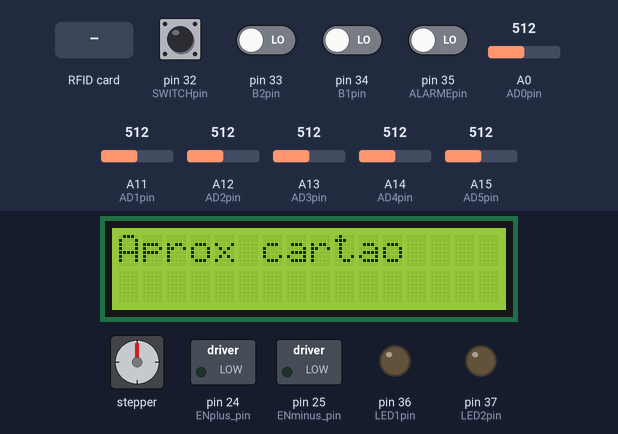
A sketch run on a simulated Arduino Mega 2560, built with avr-gcc and run on an emulated ATmega2560. Parts: stepper motor, 16×2 character LCD, switched loads named in the sketch (green lamp = pin HIGH), output pins drawn as LEDs (lit = HIGH). Wiring (inferred from the names in the program): stepper motor (200 steps per turn assumed): coils pin 26, pin 28, pin 27, pin 29. The inputs (shaded band) are chosen by the test bench; at power-on: pin 32 (SWITCHpin), pin 33 (B2pin), pin 34 (B1pin), pin 35 (ALARMEpin) LOW, A0 (AD0pin) = 512, A11 (AD1pin) = 512, A12 (AD2pin) = 512, A13 (AD3pin) = 512, A14 (AD4pin) = 512, A15 (AD5pin) = 512. The local clock reads 2024-03-15 10:24:30 at power-on unless the sketch sets it; pins used as bus, display or sensor lines are not drawn; what the sketch prints to the serial monitor is not drawn.

Above: at 0.8 s.
0.9 s: RFID card 5E 7A 19 C4 held to the reader
At 3.1 s:
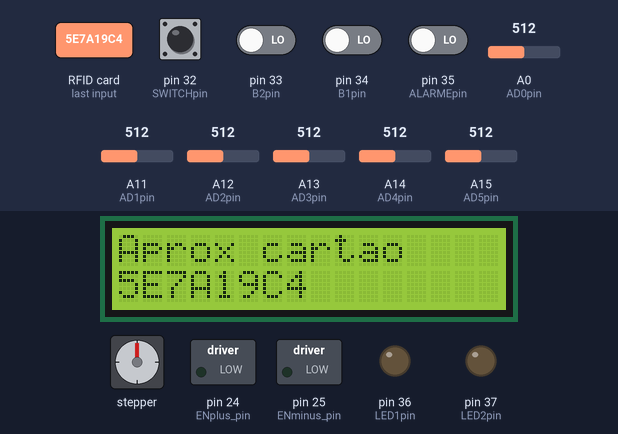
3.4 s: pin 32 (SWITCHpin) pulled HIGH for 3.2 s
At 8.4 s:
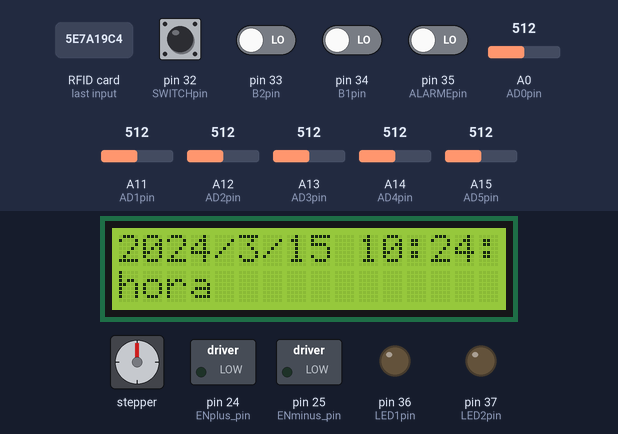
9.0 s: pin 32 (SWITCHpin) pulled HIGH for 0.15 s
At 13.2 s:
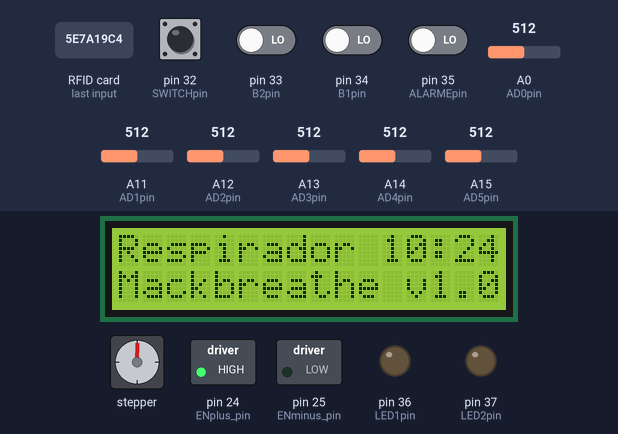
15.1 s: pin 32 (SWITCHpin) driven LOW
21.1 s: pin 33 (B2pin) driven LOW
Timing chart, 0 to 24.0 s (numbered marks = the images above; inputs shaded):
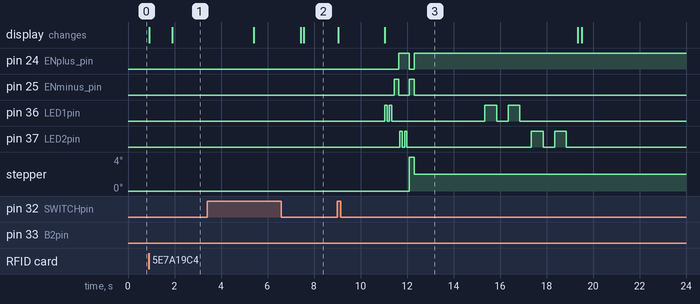

Measured:
- after the input at 0.9 s, the display: first changes at once (image 1 shows a later state)
- after the input at 3.4 s, pin 24 (ENplus_pin): stays LOW (without the input it goes to HIGH after 2.6 s); pin 25 (ENminus_pin), pin 36 (LED1pin), pin 37 (LED2pin): stops changing and stays LOW; stepper: stops changing and stays 0°; the display: first changes after 2.0 s (image 2 shows a later state)
- after the input at 9.0 s, pin 24 (ENplus_pin): LOW → HIGH after 2.6 s, → LOW 0.45 s later, → HIGH 0.20 s later; pin 25 (ENminus_pin): alternates HIGH for 0.20 s and LOW for 0.45 s, 4 changes in all, then stays LOW, starting after 2.4 s
- after the input at 21.1 s, every drawn part: stays the same

The sketch:

respirador_v4.ino
```cpp
#define ci const int

#include <LiquidCrystal.h> //LCD
#include "RTClib.h" // RTC
#include <PN532_HSU.h> // NFC
#include <PN532.h>  // NFC

//Objetos
PN532_HSU pn532hsu(Serial1);
PN532 nfc(pn532hsu);
RTC_DS3231 rtc;
DateTime now;

// -----------------------------------------------

//Pinos do LCD
ci RSpin = 42;
ci Epin = 43;
ci D4pin = 44;
ci D5pin = 45;
ci D6pin = 46;
ci D7pin = 47;
LiquidCrystal lcd(RSpin, Epin, D4pin, D5pin, D6pin, D7pin);

//Pinos Step motor
ci ENplus_pin = 24;
ci ENminus_pin = 25;
ci DIRplus_pin = 26;
ci DIRminus_pin = 27;
ci PULplus_pin = 28;
ci PULminus_pin = 29;
ci stepsPerRevolution = 200;

//Pinos de Botões
ci SWITCHpin = 32;
ci ALARMEpin = 35;
ci B1pin = 34;
ci B2pin = 33;

//Pinos dos LEDs
ci LED1pin = 36;
ci LED2pin = 37;

//Pino Sensor de Pressão
ci AD0pin = A0;

//Pinos Potenciometros
ci AD1pin = A11; // IE
ci AD2pin = A12; // Pmax
ci AD3pin = A13; // Psen
ci AD4pin = A14; // BPM
ci AD5pin = A15; // O2

//Pino de referencia 2.048V e variavel com ajuste do ADC
ci REFpin = A7;
float ajuste_ADC = 0;

//Variaveis dos potenciometros
int AD0 = 0; // Pressão
int AD1 = 0; // IE
int AD2 = 0; // Pmax
int AD3 = 0; // Psen
int AD4 = 0; // BPM
int AD5 = 0; // O2

//Pinos NFC
// Serial1
// SCL = D18/TX1
// SDA = D19/RX1
uint8_t uid[] = { 0, 0, 0, 0, 0, 0, 0 }; // user ID do cartão NFC
uint8_t uidLength; // tamanho do user ID
String nomes[5] = {"hora  ", "minuto", "ano   ", "mes   ", "dia   "}; // lista de componentes da data

//Outros
bool SWITCH_hold;

// -----------------------------------------------

void setup() {
  lcd.begin(16, 2);
  Serial.begin(115200);
  init_pins();
  rtc_init();
  nfc_init();
  rotina_menus();
  ajuste_ADC = calcular_erro_ADC();
  subrotina_de_start_up();
}

void loop() {
  delay(2000);
  blink_LED(1, 500, 2);
  blink_LED(2, 500, 2);
  lcd.clear();
  while (1) {
    refresh_medidas();
    print_aligned(0, 0, AD0);
    print_aligned(5, 0, AD1);
    print_aligned(10, 0, AD2);
    print_aligned(0, 1, AD3);
    print_aligned(5, 1, AD4);
    print_aligned(10, 1, AD5);
    lcd.setCursor(14, 0);
    lcd.print(digitalRead(SWITCHpin));
    lcd.print(digitalRead(ALARMEpin));
    lcd.setCursor(14, 1);
    lcd.print(digitalRead(B1pin));
    lcd.print(digitalRead(B2pin));
  }
}

// -----------------------------------------------

void subrotina_de_start_up() {
  // Rotina que mostra nome, versão
  // e testa os LED, motor e caso o SWITCH
  // seja segurado por 2 segundos, entra na
  // rotina de calibração(não criada)
  lcd.clear();
  lcd.setCursor(0, 0); //coluna, linha
  lcd.print("Respirador ");
  lcd.print(now.hour());
  lcd.print(":");
  lcd.print(now.minute());
  lcd.setCursor(0, 1);
  lcd.print("Mackbreathe v1.0");
  blink_LED(1, 100, 2);
  voltas_motor(1, 1);
  blink_LED(2, 100, 2);
  voltas_motor(1, 0);
  delay(1000);
  if (digitalRead(SWITCHpin)) {
    delay(2000);
    if (digitalRead(SWITCHpin)) {
      subrotina_de_calibracao();
    }
  }
}

void subrotina_de_calibracao() {
  //placeholder para subrotina de calibração
  lcd.clear();
  lcd.setCursor(0, 0);
  lcd.print("<SUBROTINA>");
  lcd.setCursor(0, 1);
  lcd.print("<CALIBRACAO>");
  delay(5000);
}

int media_5_leituras(int pin) {
  // recebe um pin como input e retorna
  //a média de 5 leituras daquele pin
  int media = 0;
  for (int i = 0; i < 5; i++) {
    media = media + analogRead(pin);
    delay(5);
  }
  return media / 5;
}

void refresh_medidas() {
// atualiza todas as medidas dos ADs
  AD0 = int(media_5_leituras(AD0pin) * ajuste_ADC);
  AD1 = int(media_5_leituras(AD1pin));
  AD2 = int(media_5_leituras(AD2pin));
  AD3 = int(media_5_leituras(AD3pin));
  AD4 = int(media_5_leituras(AD4pin));
  AD5 = int(media_5_leituras(AD5pin));
}

void blink_LED(int led, int speed, int times) {
// pisca o LED "led" "times" vezes com o intervalo de "speed"
if (led == 1) {
    for (int a = 0; a < times; a++) {
      digitalWrite(LED1pin, HIGH);
      delay(speed);
      digitalWrite(LED1pin, LOW);
      delay(speed);
    }
  } else {
    for (int a = 0; a < times; a++) {
      digitalWrite(LED2pin, HIGH);
      delay(speed);
      digitalWrite(LED2pin, LOW);
      delay(speed);
    }
  }
}

void voltas_motor(int voltas, int dir) {
  // da "voltas" voltas com o motor na direção "dir"
  motorEN(1);
  motorDIR(dir);
  for (int i = 0; i < voltas * stepsPerRevolution; i++) {
    digitalWrite(PULplus_pin, HIGH);
    digitalWrite(PULminus_pin, LOW);
    delayMicroseconds(500);
    digitalWrite(PULplus_pin, LOW);
    digitalWrite(PULminus_pin, HIGH);
    delayMicroseconds(500);
  }
  motorEN(0);
  delay(50);
}

void motorEN(int i) {
  // habilita ou desabilita o motor
  if (i == 1) {
    digitalWrite(ENplus_pin, LOW);
    digitalWrite(ENminus_pin, HIGH);
  } else {
    digitalWrite(ENplus_pin, HIGH);
    digitalWrite(ENminus_pin, LOW);
  }
}

void motorDIR(int i) {
  // troca a direção do motor
  if (i == 1) {
    digitalWrite(DIRplus_pin, LOW);
    digitalWrite(DIRminus_pin, HIGH);
  } else {
    digitalWrite(DIRplus_pin, HIGH);
    digitalWrite(DIRminus_pin, LOW);
  }
}

void print_aligned(int x, int y, int value) {
  // escreve as leituras dos ADs de forma alinhada no LCD
  // se você imprimir um número "1111" na posição 0,0 do LCD
  // e depois mandar imprimir um número "999" na mesma posição
  // o lcd irá mostrar "9991".
  // essa função resolve esse problema colocando espaços antes
  // dos números com <4 digitos
  lcd.setCursor(x, y);
  if (value <= 9) {
    lcd.print("   ");
    lcd.print(value);
  } else if (value <= 99) {
    lcd.print("  ");
    lcd.print(value);
  } else if (value <= 999) {
    lcd.print(" ");
    lcd.print(value);
  } else {
    lcd.print(value);
  }
}

float calcular_erro_ADC() {
  // compara a leitura do ADC com o valor esperado de 2.048V
  // e retorna um multiplicador de correção
  int x;
  x = analogRead(REFpin);
  Serial.print("ADC 2.048V: ");
  Serial.print(map(x, 0, 1023, 0, 5000) * 0.001);   // https://www.arduino.cc/reference/pt/language/functions/math/map/
  Serial.println("V");
  Serial.print("Multiplicador: ");
  Serial.println(419.0208 / x);
  // ADC do arduino lê valores entre 0 e 5V (0 a 1023)
  // 2.048V corresponde ao valor 419 no range de 10bits
  return 419.0208 / x;
}


void rotina_ajuste_rtc() {
// Rotina para modificar a data e hora do rtc
// Usuario utiliza os botoes para selecionar entre
// ano, mes, dia, hora e minuto e pode incrementar ou
// decrementar cada uma dos campos
// parecido com o ajuste de relógio de um microondas
  Serial.println("rotina_ajuste_rtc() acionada");
  lcd.clear();
  int posicao = 0;
  int ano_novo = now.year();
  int mes_novo = now.month();
  int dia_novo = now.day();
  int hora_novo = now.hour();
  int minuto_novo = now.minute();
  while (!digitalRead(SWITCHpin)) {
    delay(140);
    lcd.setCursor(0, 0);
    lcd.print(time_string());
    lcd.print(":");
    lcd.print(minuto_novo);
    lcd.print(" ");
    lcd.print(ano_novo);
    lcd.print("/");
    lcd.print(mes_novo);
    lcd.print("/");
    lcd.print(dia_novo);
    lcd.setCursor(0, 1);
    lcd.print(nomes[posicao]);

    if (digitalRead(ALARMEpin)) {
      ++posicao;
    }

    bool B1state = digitalRead(B1pin);
    bool B2state = digitalRead(B2pin);
    if (posicao == 0) {
      if (B1state) {
        ++hora_novo;
      } else if (B2state) {
        --hora_novo;
      }
    } else if (posicao == 1) {
      if (B1state) {
        ++minuto_novo;
      } else if (B2state) {
        --minuto_novo;
      }
    } else if (posicao == 2) {
      if (B1state) {
        ++ano_novo;
      } else if (B2state) {
        --ano_novo;
      }
    } else if (posicao == 3) {
      if (B1state) {
        ++mes_novo;
      } else if (B2state) {
        --mes_novo;
      }
    } else if (posicao == 4) {
      if (B1state) {
        ++dia_novo;
      } else if (B2state) {
        --dia_novo;
      }
    } else if (posicao == 5) {
      posicao = 0;
    }
  }
  rtc.adjust(DateTime(ano_novo, mes_novo, dia_novo, hora_novo, minuto_novo, 0));
  lcd.clear();
  lcd.setCursor(0, 0);
  lcd.print(hora_novo);
  lcd.print(":");
  lcd.print(minuto_novo);
  lcd.print(" ");
  lcd.print(ano_novo);
  lcd.print("/");
  lcd.print(mes_novo);
  lcd.print("/");
  lcd.print(dia_novo);
  lcd.setCursor(0, 1);
  lcd.print("Data/Hora salva");
  delay(2000);
}

void rotina_menus() {
// rotina para entrar no ajuste de relogio
// se SWITCH for segurado por 2s
  delay(500);
  SWITCH_hold = digitalRead(SWITCHpin);
  int start = millis();
  int time_since_last_switch = millis();
  while (start + 2000 > millis()) {
    if (!digitalRead(SWITCHpin)) {
      SWITCH_hold = 0;
    }
  }
  if (SWITCH_hold) {
    lcd.clear();
    lcd.setCursor(0, 0);
    lcd.print("*** AJUSTAR  ***");
    lcd.setCursor(0, 1);
    lcd.print("*** RELOGIO  ***");
    delay(2000);
    rotina_ajuste_rtc();
  }
}

String time_string() {
// Retorna uma string com o tempo atual no formato
// aaaa/mm/dd hh:mm
  return String(now.year()) + "/" + String(now.month()) + "/" + String(now.day()) + " " + String(now.hour()) + ":" + String(now.minute()) + ":" + String(now.second());
}

// Inicialização do nfc reader
void nfc_init() {
  Serial.println("nfc_init() acionada");
  nfc.begin();
  uint32_t versiondata = nfc.getFirmwareVersion();
  if (!versiondata) {
    Serial.print("Placa PN53x nao encontrada...");
    lcd.clear();
    lcd.setCursor(0, 0);
    lcd.print("PN35x erro");
    while (1); // halt
  }
  Serial.print("Encontrado chip PN5");
  Serial.println((versiondata >> 24) & 0xFF, HEX);
  Serial.print("Firmware versao: ");
  Serial.print((versiondata >> 16) & 0xFF, DEC);
  Serial.print('.');
  Serial.println((versiondata >> 8) & 0xFF, DEC);
  nfc.setPassiveActivationRetries(0xFF);
  nfc.SAMConfig();
  Serial.println("Aguardando cartao ISO14443A...");
  Serial.println("");
  lcd.clear();
  lcd.setCursor(0, 0);
  lcd.print("Aprox cartao");
  // loop que espera a leitura de um cartão
  while (1) {
    boolean success;
    success = nfc.readPassiveTargetID(PN532_MIFARE_ISO14443A, & uid[0], & uidLength);
    if (success) {
      lcd.setCursor(0, 1);
      lcd.print("OK!");
      Serial.println("Cartao detectado");
      Serial.print("Tamanho do UID: ");
      Serial.print(uidLength, DEC);
      Serial.println(" bytes");
      Serial.print("UID: ");
      delay(1000);
      lcd.setCursor(0, 1);
      for (uint8_t i = 0; i < uidLength; i++) {
        Serial.print(" 0x");
        Serial.print(uid[i], HEX);
        lcd.print(uid[i], HEX);
      }
      Serial.println("");
      Serial.println("");
      delay(1000);
      break;
    }
  }
}

// Inicialização do rtc
void rtc_init() {
  rtc.begin();
  now = rtc.now();
  Serial.println("rtc_init() acionada");
  Serial.print(now.year(), DEC);
  Serial.print('/');
  Serial.print(now.month(), DEC);
  Serial.print('/');
  Serial.print(now.day(), DEC);
  Serial.print(" ");
  Serial.print(now.hour(), DEC);
  Serial.print(':');
  Serial.print(now.minute(), DEC);
  Serial.print(':');
  Serial.print(now.second(), DEC);
  Serial.println();
}

// Inicialização dos pinos
void init_pins() {

  // Pino Sensor de Pressao
  pinMode(AD0pin, INPUT);

  // Pinos Potenciometros
  pinMode(AD1pin, INPUT);
  pinMode(AD2pin, INPUT);
  pinMode(AD3pin, INPUT);
  pinMode(AD4pin, INPUT);
  pinMode(AD5pin, INPUT);
  pinMode(REFpin, INPUT);

  // Pinos Botoes
  pinMode(SWITCHpin, INPUT);
  pinMode(ALARMEpin, INPUT);
  pinMode(B1pin, INPUT);
  pinMode(B2pin, INPUT);

  //Pinos LEDs
  pinMode(LED1pin, OUTPUT);
  pinMode(LED2pin, OUTPUT);

  // Pinos stepmotor
  pinMode(ENplus_pin, OUTPUT);
  pinMode(ENminus_pin, OUTPUT);
  pinMode(DIRplus_pin, OUTPUT);
  pinMode(DIRminus_pin, OUTPUT);
  pinMode(PULplus_pin, OUTPUT);
  pinMode(PULminus_pin, OUTPUT);
}
```
